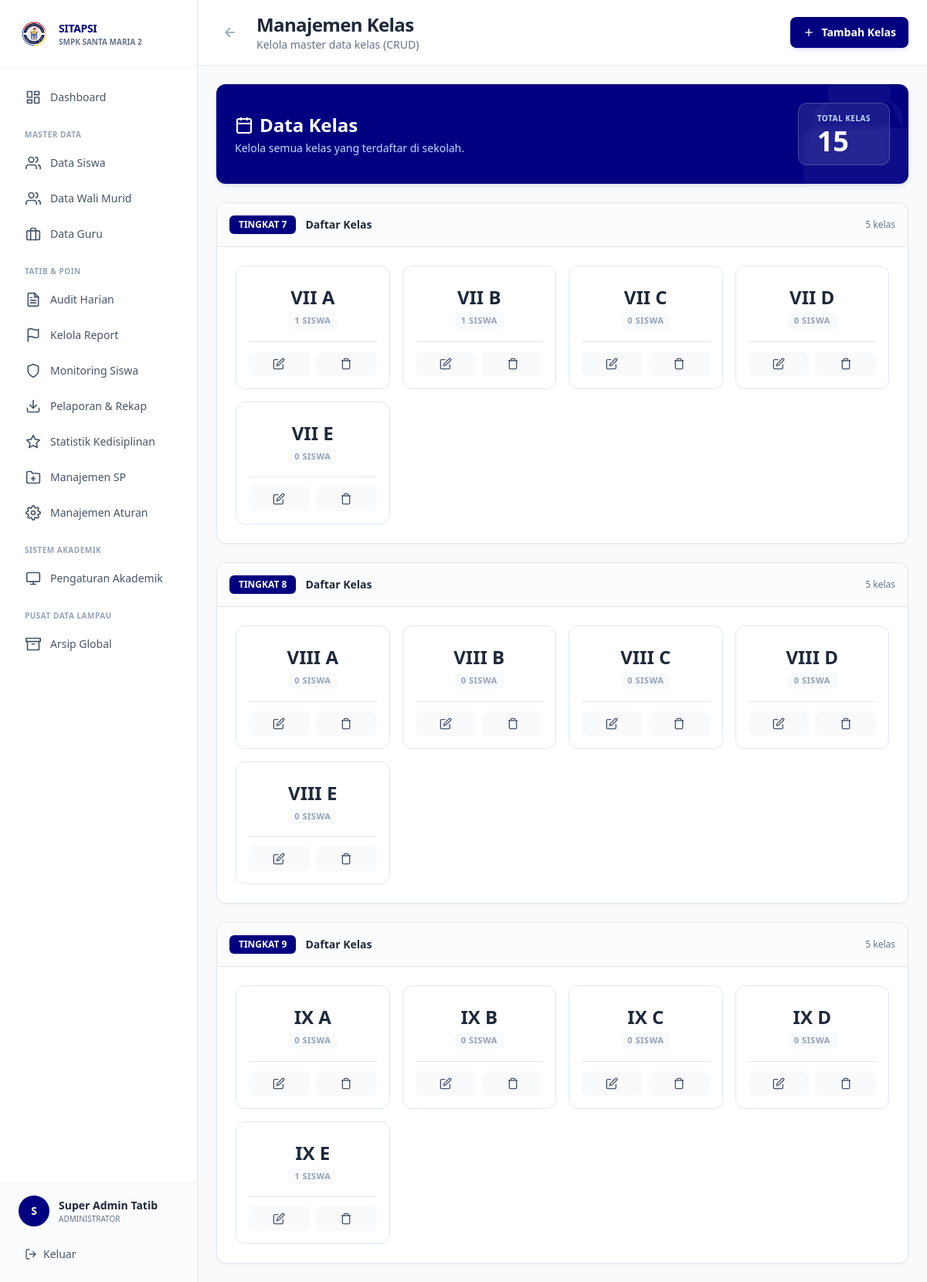
Page /views/admin/manajemen_kelas.php (signed in) on the committed database.
### tables this page shows
CREATE TABLE `tb_kelas` (
  `id_kelas` int(11) NOT NULL,
  `nama_kelas` varchar(10) NOT NULL,
  `tingkat` int(11) NOT NULL,
  `guru_wali` varchar(100) DEFAULT NULL,
  `status` varchar(20) DEFAULT 'Aman',
  `created_at` timestamp NOT NULL DEFAULT current_timestamp()
);

### config/database.php (called while the page is built, shortened)
<?php
function getDBConnection()
{
    static $pdo = null;
    if ($pdo === null) {
        try {
            $dsn = "mysql:host=" . DB_HOST . ";dbname=" . DB_NAME . ";charset=" . DB_CHARSET;
            $options = [
                PDO::ATTR_ERRMODE => PDO::ERRMODE_EXCEPTION,
                PDO::ATTR_DEFAULT_FETCH_MODE => PDO::FETCH_ASSOC,
                PDO::ATTR_EMULATE_PREPARES => false,
                PDO::MYSQL_ATTR_INIT_COMMAND => "SET NAMES " . DB_CHARSET
            ];
            $pdo = new PDO($dsn, DB_USER, DB_PASS, $options);
        } catch (PDOException $e) {
            error_log("Database Connection Error: " . $e->getMessage());
            die("Koneksi database gagal. Silakan hubungi administrator.");
        }
    }
    return $pdo;
}
function executeQuery($sql, $params = [])
{
    $pdo = getDBConnection();
    $stmt = $pdo->prepare($sql);
    $stmt->execute($params);
    return $stmt;
}
function fetchOne($sql, $params = [])
{
    $stmt = executeQuery($sql, $params);
    return $stmt->fetch();
}
function fetchAll($sql, $params = [])
{
    $stmt = executeQuery($sql, $params);
    return $stmt->fetchAll();
}
?>

### views/admin/manajemen_kelas.php (the view, shortened to what this page needs)
<?php
require_once '../../config/database.php';
$kelas_list = fetchAll("SELECT * FROM tb_kelas ORDER BY tingkat, nama_kelas");
$kelas_by_tingkat = [];
foreach ($kelas_list as $k) {
    $kelas_by_tingkat[$k['tingkat']][] = $k;
}
$btn_primary = "px-4 py-2.5 bg-[#000080] text-white text-sm font-semibold rounded-lg shadow-md shadow-blue-900/10 hover:bg-blue-900 transition-all flex items-center justify-center";
$card_class = "bg-white border border-[#E2E8F0] rounded-xl shadow-sm";
?>
<!DOCTYPE html>
<html lang="id">
<head>
    <script src="https://cdn.tailwindcss.com"></script>
</head>
<body class="bg-[#F8FAFC]">
<div class="flex h-screen overflow-hidden">
    <?php include '../../includes/sidebar_admin.php'; ?>
    <div class="flex-1 overflow-auto lg:ml-64">
        <div class="bg-white border-b border-[#E2E8F0] px-6 pl-16 lg:pl-6 py-4 sticky top-0 z-30 flex justify-between items-center gap-4">
            <div class="flex items-center space-x-4">
                <a href="pengaturan_akademik.php" class="p-2 rounded-lg text-slate-400 hover:text-slate-600 hover:bg-slate-50 transition-colors">
                    <svg class="w-5 h-5" fill="none" stroke="currentColor" viewBox="0 0 24 24" stroke-width="2"><line x1="19" y1="12" x2="5" y2="12"></line><polyline points="12 19 5 12 12 5"></polyline></svg>
                </a>
                <div>
                    <h1 class="text-2xl font-extrabold text-slate-800 tracking-tight">Manajemen Kelas</h1>
                    <p class="text-sm font-medium text-slate-500">Kelola master data kelas (CRUD)</p>
                </div>
            </div>
            <button onclick="document.getElementById('modal-tambah').classList.remove('hidden')" class="<?= $btn_primary ?>">
                <svg class="w-4 h-4 mr-2" fill="none" stroke="currentColor" viewBox="0 0 24 24" stroke-width="2"><line x1="12" y1="5" x2="12" y2="19"></line><line x1="5" y1="12" x2="19" y2="12"></line></svg>
                <span class="hidden sm:inline">Tambah Kelas</span>
            </button>
        </div>
        <div class="p-6 space-y-6 max-w-7xl mx-auto">
            <div class="bg-[#000080] text-white rounded-xl shadow-md shadow-blue-900/10 p-6 relative overflow-hidden">
                <svg class="absolute right-0 top-0 text-white/5 w-48 h-48 transform translate-x-8 -translate-y-8" fill="currentColor" viewBox="0 0 24 24"><path d="M19 11H5m14 0a2 2 0 012 2v6a2 2 0 01-2 2H5a2 2 0 01-2-2v-6a2 2 0 012-2m14 0V9a2 2 0 00-2-2M5 11V9a2 2 0 012-2m0 0V5a2 2 0 012-2h6a2 2 0 012 2v2M7 7h10"></path></svg>
                <div class="relative z-10 flex flex-col sm:flex-row items-center justify-between gap-4 text-center sm:text-left">
                    <div>
                        <h2 class="text-2xl font-extrabold mb-1 flex items-center justify-center sm:justify-start">
                            <svg class="w-6 h-6 mr-2" fill="none" stroke="currentColor" viewBox="0 0 24 24" stroke-width="2"><rect x="3" y="4" width="18" height="18" rx="2" ry="2"></rect><line x1="16" y1="2" x2="16" y2="6"></line><line x1="8" y1="2" x2="8" y2="6"></line><line x1="3" y1="10" x2="21" y2="10"></line></svg>
                            Data Kelas
                        </h2>
                        <p class="text-blue-200 font-medium text-sm">Kelola semua kelas yang terdaftar di sekolah.</p>
                    </div>
                    <div class="bg-white/10 backdrop-blur-sm px-6 py-3 rounded-xl border border-white/20">
                        <p class="text-[10px] text-blue-200 uppercase tracking-wider font-bold mb-1">Total Kelas</p>
                        <p class="text-4xl font-extrabold leading-none"><?= count($kelas_list) ?></p>
                    </div>
                </div>
            </div>
            <?php foreach ($kelas_by_tingkat as $tingkat => $kelas_items): ?>
            <div class="<?= $card_class ?> overflow-hidden">
                <div class="p-4 border-b border-[#E2E8F0] bg-slate-50/50 flex items-center justify-between">
                    <div class="flex items-center">
                        <span class="bg-[#000080] text-white px-3 py-1 rounded-md text-xs font-bold mr-3 shadow-sm">TINGKAT <?= $tingkat ?></span>
                        <span class="font-bold text-slate-800 text-sm">Daftar Kelas</span>
                    </div>
                    <span class="text-xs font-medium text-slate-500"><?= count($kelas_items) ?> kelas</span>
                </div>
                <div class="p-6">
                    <div class="grid grid-cols-1 sm:grid-cols-2 lg:grid-cols-4 xl:grid-cols-6 gap-4">
                        <?php foreach ($kelas_items as $k):
                            $tahun_aktif = fetchOne("SELECT id_tahun FROM tb_tahun_ajaran WHERE status = 'Aktif' LIMIT 1");
                            $jumlah_siswa = fetchOne("
                                SELECT COUNT(*) as total
                                FROM tb_anggota_kelas
                                WHERE id_kelas = :id
                                AND id_tahun = :tahun
                            ", [
                                'id' => $k['id_kelas'],
                                'tahun' => $tahun_aktif['id_tahun']
                            ])['total'] ?? 0;
                        ?>
                        <div class="bg-white border border-[#E2E8F0] rounded-xl p-4 hover:border-[#000080]/30 hover:shadow-md transition-all group flex flex-col justify-between">
                            <div class="text-center mb-4 pt-2">
                                <h3 class="text-2xl font-extrabold text-slate-800 group-hover:text-[#000080] transition-colors"><?= htmlspecialchars($k['nama_kelas']) ?></h3>
                                <p class="text-[11px] font-bold text-slate-400 mt-1 uppercase tracking-wider bg-slate-50 inline-block px-2 py-0.5 rounded"><?= $jumlah_siswa ?> siswa</p>
                            </div>
                            <div class="flex space-x-2 border-t border-[#E2E8F0] pt-3">
                                <button onclick='editKelas(<?= json_encode($k) ?>)'
                                        class="flex-1 p-2 bg-slate-50 text-slate-600 rounded-lg hover:bg-blue-50 hover:text-blue-600 transition-colors flex justify-center" title="Edit">
                                    <svg class="w-4 h-4" fill="none" stroke="currentColor" viewBox="0 0 24 24" stroke-width="2"><path d="M11 4H4a2 2 0 0 0-2 2v14a2 2 0 0 0 2 2h14a2 2 0 0 0 2-2v-7"></path><path d="M18.5 2.5a2.121 2.121 0 0 1 3 3L12 15l-4 1 1-4 9.5-9.5z"></path></svg>
                                </button>
                                <button onclick="hapusKelas(<?= $k['id_kelas'] ?>, '<?= htmlspecialchars($k['nama_kelas']) ?>', <?= $jumlah_siswa ?>)"
                                        class="flex-1 p-2 bg-slate-50 text-slate-600 rounded-lg hover:bg-red-50 hover:text-red-600 transition-colors flex justify-center" title="Hapus">
                                    <svg class="w-4 h-4" fill="none" stroke="currentColor" viewBox="0 0 24 24" stroke-width="2"><path d="M3 6h18"></path><path d="M19 6v14a2 2 0 0 1-2 2H7a2 2 0 0 1-2-2V6m3 0V4a2 2 0 0 1 2-2h4a2 2 0 0 1 2 2v2"></path></svg>
                                </button>
                            </div>
                        </div>
                        <?php endforeach; ?>
                    </div>
                </div>
            </div>
            <?php endforeach; ?>
        </div>
    </div>
</div>
</body>
</html>

### rows in the picture
tb_kelas: nama_kelas "VII A", id_kelas "1"
tb_kelas: nama_kelas "VII B", jumlah_siswa "1"
tb_kelas: nama_kelas "VII C", jumlah_siswa "0"
tb_kelas: nama_kelas "VII D", jumlah_siswa "0"
tb_kelas: nama_kelas "VII E", jumlah_siswa "0"
tb_kelas: nama_kelas "VIII A", jumlah_siswa "0"
tb_kelas: nama_kelas "VIII B", jumlah_siswa "0"
tb_kelas: nama_kelas "VIII C", jumlah_siswa "0"
tb_kelas: nama_kelas "VIII D", jumlah_siswa "0"
tb_kelas: nama_kelas "VIII E", jumlah_siswa "0"
tb_kelas: nama_kelas "IX A", jumlah_siswa "0"
tb_kelas: nama_kelas "IX B", jumlah_siswa "0"
tb_kelas: nama_kelas "IX C", jumlah_siswa "0"
tb_kelas: nama_kelas "IX D", jumlah_siswa "0"
tb_kelas: nama_kelas "IX E", jumlah_siswa "1"

### other values in the picture
$initial "S"
$user_name "Super Admin Tatib"
count($kelas_list) "15"
$tingkat "7"
count($kelas_items) "5"
$tingkat "8"
$tingkat "9"
